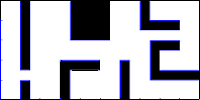
%> input picture FinalExam/Q3/CustomMapB.png, 200 x 100 px
$ octave Q3A.m   (GNU Octave 9; MATLAB toolbox functions it lacks are replaced by stand-ins)
%> lines starting %> are read from the running program, lines starting %| are printed output that depends on the picture; in (x1, y1, x2, y2) boxes, pixels count from 0 and x2, y2 are one past the last pixel; in counts of white or black regions, pixels touching at a corner belong together; the program's own positions count from 1
### FinalExam/Q3/shortestpath.m
function [spath,sdist] = shortestpath(nodes, edges, start, finish)
%SHORTESTPATH Find shortest path using A-star search
% Inputs:
%   nodes: list of n node locations in 2D
%   edges: nXn connectivity of nodes (1 = connected), symmetric only uses
%           upper triangle
%   start: index of start node
%   finish: index of finish node


% Find edge lengths
n = length(nodes);
dists= zeros(n,n);
for i = 1:n
    for j = i:n
        if (edges(i,j))
            dists(i,j) = norm(nodes(i,:)-nodes(j,:));
            dists(j,i) = dists(i,j);
        end
    end
end

% Initialize open set (node, backtrack, lower bound cost, current cost)
dmax = norm(nodes(start,:)-nodes(finish,:));
O = [start 0 dmax 0];
% Initialize closed set (same as open set)
C = [];
done = 0;
t = 0;
% Main algorithm
while (~done)
    % Check if open set is empty
    if (length(O(:,1))==0)
        spath = [];
        sdist = 0;
        return;
    end
    % Find best node in open set
    [val, best] = min(O(:,3));
    bestnode = O(best,:);

    % Move best to closed set
    C = [C; bestnode];

    % Check end condition
    if (bestnode(1)==finish)
        done = 1;
        continue;
    end

    % Get all neighbours of best node
    neigh = find(edges(bestnode(1),:)==1);

    % Process each neighbour
    for i=1:length(neigh)
        found = find(C(:,1)==neigh(i),1);
        if (length(found)==1)
            continue;
        end
        dtogo = norm(nodes(neigh(i),:)-nodes(finish,:));
        dcur = bestnode(4)+dists(bestnode(1),neigh(i));
        found = find(O(:,1)==neigh(i),1);
        if (length(found)==0)
            O = [O; neigh(i) bestnode(1) dtogo+dcur dcur];
        else
            if (dcur < O(found,4))
                O(found,:) = [neigh(i) bestnode(1) dtogo+dcur dcur];
            end
        end
    end
    O = O([1:best-1 best+1:end],:);
end

% Find final path through back tracing
done = 0;
cur = finish;
curC = find(C(:,1)==finish);
prev =  C(curC,2);
spath = [cur];
sdist = 0;
while (~done)
    if (prev == start)
        done = 1;
    end
    cur = prev;
    curC = find(C(:,1)==cur);
    prev = C(curC,2);
    spath = [cur, spath];
    sdist = sdist+dists(spath(1),spath(2));
end

### FinalExam/Q3/Q3A.m
%% Probabilistic Road Map and Motion Primitives
clear all;
clc;
close all;

%{

   Author: Michal Kaca

- Two wheeled robot
- Robot can only turn on the spot OR drive in straight line
        - SO: w and v can't both be non zero at the same time
- map is given yay
- Start location: 1,    9.5
- end location:   16.5, 4

Overview:

First, create map of 0s (free) and 1s (occupied)that matches the maze file

Define PRM algo, to find path from start to end
1. Sampling strategy sets a max limit of 400 randomly generated samples
within the map boundaries
2. Check if samples are in an occupied or free space, keep all the samples
in free space, and call them milestones
3. Milestones are connected using simple pythagorean thereom edges (sample 1
connects to sample 2,3,4,5,etc... and repeat for all samples)
4. For each edge connection, check using Bresenham if any discretized point
along the edge is in an occupied space. If so, disregard edge.
5. Once a closed path from start to end is found and it once it contains at
least 25 points (for accuracy), find shortest path using A* search
algorithm.
If closed path is not found, add more samples, and repeat algorithm. If
number of samples exceeds 400, remove old samples to avoid clustering and
lag
6. Finally plot the path


%}

%% Problem parameters
tic;

%time limit
timeLimit = 500;

%Max milestones:
maxMilestones = 400;

% Map size = 20 x 10m --> make each grid cell be 0.1m x 0.1m

I = imread('CustomMapB.png');
%> I is the input picture: size 100x200x3 uint8; mean R, G, B 181.6, 181.6, 190.6
%I = imgaussfilt(I,9);  % blurs image to account for error
map = im2bw(I, 0.7); % Convert to 0-1 image
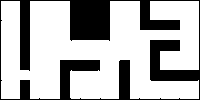
%> map: size 100x200 logical; 70.8% white; 1 black region, box (x1, y1, x2, y2) and area: (0, 0, 200, 100) 5841
map = 1-flipud(map)'; % Convert to 0 free, 1 occupied and flip.
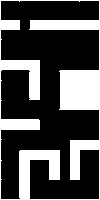
%> map: size 200x100 double; values 0 (black) and 1 (white), 29.2% white; 1 white region, box (x1, y1, x2, y2) and area: (0, 0, 100, 200) 5841
[M,N]= size(map); % Map size
%> M = 200; N = 100

% Robot start position
dxy = 0.1;
startpos = [1/dxy 9.5/dxy];

% Target location
searchgoal = [16.5/dxy 4/dxy];

% Set up the map
xMax = [M N]; % State bounds
%> xMax = [200 100]
xMin = [0 0];
xR = xMax-xMin;
%> xR = [200 100]

% Set up the goals
x0 = startpos;
xF = searchgoal;

obstBuffer = 1; % Buffer space around obstacles
maxCount = 1000; % Iterations to search for obstacle locations

env = map;

%% Multi-query PRM, created until solution found
tic;
done = 0;
milestones = [x0; xF];
e = zeros(2,2);
% Number of edges to add
p = 12;
t = 0;
tm = 0;
te = 0;
ts = 0;
ec = 0
figure(1); clf; hold on;
colormap('gray');
imagesc(1-map');
plot(startpos(1), startpos(2), 'ro', 'MarkerSize',10, 'LineWidth', 3);
plot(searchgoal(1), searchgoal(2), 'gx', 'MarkerSize',10, 'LineWidth', 3 );
axis equal
hold on;

while ((~done) && (t < timeLimit))
    %disp('Enter Loop');
    t=t+1;
    % Get new milestone
    newstone = 0;
    t0 = cputime;
    while (~newstone)
        %disp('Getting milestone');

        if(length(milestones) < maxMilestones) %sample all first
            sample = [(xR(1)-1)*rand(1,1)+xMin(1)+1 (xR(2)-1)*rand(1,1)+xMin(2)+1];
            keep = map(int16(sample(1)),int16(sample(2)));
        else
            sample_q = [randsample(M,1) randsample(N,1)];
            while(sample_q(1) > M || sample_q(2) > N)
                sample_q = [randsample(M,1) randsample(N,1)];
            end

            sample_qnot = [2.*randn(1,1)+sample_q(1) 2.*randn(1,1)+sample_q(2)];
            while((sample_qnot(1) > M || sample_qnot(2) > N) || sample_qnot(1)<1 || sample_qnot(2)<1)
                sample_qnot = [2.*randn(1,1)+sample_q(1) 2.*randn(1,1)+sample_q(2)];
            end
            if (map(int16(sample_q(1)),int16(sample_q(2))) && ~map(int16(sample_qnot(1)),int16(sample_qnot(2))))
                keep = 0;
                sample = sample_qnot;
            elseif (map(int16(sample_qnot(1)),int16(sample_qnot(2))) && ~map(int16(sample_q(1)),int16(sample_q(2))))
                keep = 0;
                sample = sample_q;
            else
                keep = 1;
            end

        end

        if (~keep)
            %disp('Got milestone');
            milestones = [milestones; sample];
            newstone = 1;
            figure(1); hold on;
            plot(milestones(:,1),milestones(:,2),'m.');
        end
    end
    %disp('Got Milestone');
    t1 = cputime;
    tm = tm+t1-t0;
    % Attempt to add closest p edges
    t2 = cputime;
    cur = length(milestones(:,1));
    for i = 1:cur-1
        d(i) = norm(milestones(cur,:)-milestones(i,:));
    end
    [d2,ind] = sort(d); %stores sorted array with their index order (closest edges)
    % Check for edge collisions (no need to check if entire edge is
    % contained in obstacles as both endpoints are in free space)
    for j=1:min(p,length(ind))
        ec = ec + 1;
        x1 = milestones(cur,1);
        y1 = milestones(cur,2);
        x2 = milestones(ind(j),1);
        y2 = milestones(ind(j),2);
        points_2 = [x1,y1;x2,y2];
        [vec_x vec_y] = bresenham(x1,y1,x2,y2);
        ray_points = [vec_x vec_y];
        collision = false;
        for k=1:length(vec_x)
            if map(vec_x(k),vec_y(k))
                collision = true;
            end
        end

        if (~collision)
            %disp('NO COLLISION');
            e(ind(j),cur) = 1;
            e(cur,ind(j)) = 1;
            plot([milestones(ind(j),1) milestones(cur,1)],[milestones(ind(j),2) milestones(cur,2)],'m');
        else
            %disp('Collision');
            e(ind(j),cur) = 0;
            e(cur,ind(j)) = 0;
        end
    end
    t3 = cputime;
    te = te + t3 - t2;

    % Check if a path from start to end is found
    t4 = cputime;
    [sp, sd] = shortestpath(milestones, e, 1, 2);
    path_points = [];
    if (sd>0)
        done = 1;
        for i=1:length(sp)-1
            plot(milestones(sp(i:i+1),1),milestones(sp(i:i+1),2), 'go-', 'LineWidth',5);
            path_points(i:i+1,:) = [milestones(sp(i:i+1),1) milestones(sp(i:i+1),2)]
        end
    end
    t5 = cputime;
    ts = ts + t5 - t4;
end
%> this loop made 60 passes
%> sd on passes 16 to 27: 0, 0, 0, 0, 0, 0, 0, 0, 0, 0, 0, 0
%> (d2, ind, sd) on passes 1 to 6: ([81.41 101.3], [2 1], 0), ([23.13 62.27 107.3], [3 2 1], 0), ([18.97 34 71.66 93.18], [4 3 2 1], 0), ([19.99 79.59 86.22 100 177.3], [2 4 5 3 1], 0), ([42.35 50.84 56.41 57.37 113.7 127.1], [5 1 3 4 2 6], 0), ([47.33 60.74 94.83 97.78 120.9 127 172.1], [6 2 5 4 3 7 1], 0)
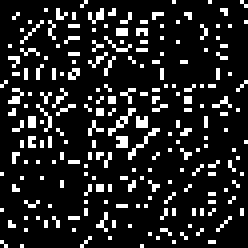
%> e: size 62x62 double (shown 4 times larger); values 0 (black) and 1 (white), 13.8% white in thin lines or dots
%> after the loop, d = 61 values, max 170.2 at index 1, min 6.64 at index 2, mean 78.04; done = 1; ec = 665; keep = 0; milestones = 62 rows, first 12: [10 95; 165 40; 84.69 26.63; 102.7 41.09; 95.84 58.75; 181.7 50.96; 57.09 75.82; 182 98.3; 162.2 90.31; 62.72 73.25; 179.9 68.71; 94.96 10.97]; path_points = [10 95; 12.55 67.94; 21.2 26.73; 24.31 22.83; 40.67 36.5; 39.02 57.18; 102.7 41.09; 165.1 67.15; 179.9 68.71; 181.7 50.96; 169.2 34.89; 165 40]; sample = [169.2 34.89]; t = 60; te = 5; tm = 1.07; ts = 1.2
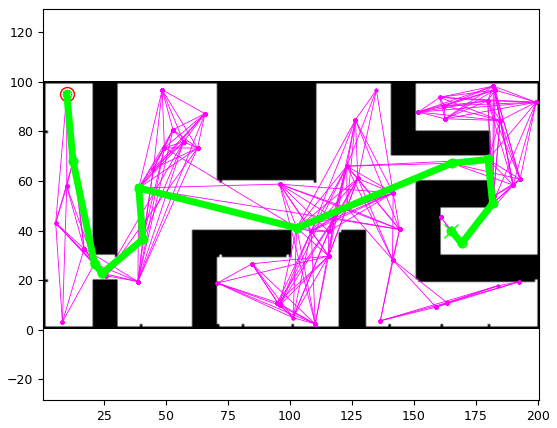
%> figure redrawn from the program's plot data
tm
%> tm = 1.07
te
%> te = 5
ts
%> ts = 1.2
ec
%> ec = 665

%figure(1);clf;hold on;
% axis equal
disp('Time to find shortest path');
toc;

% plot shortest path


if(length(sp) ~= 0)
    disp('yay a path is found');
else
    disp('no path');
end
